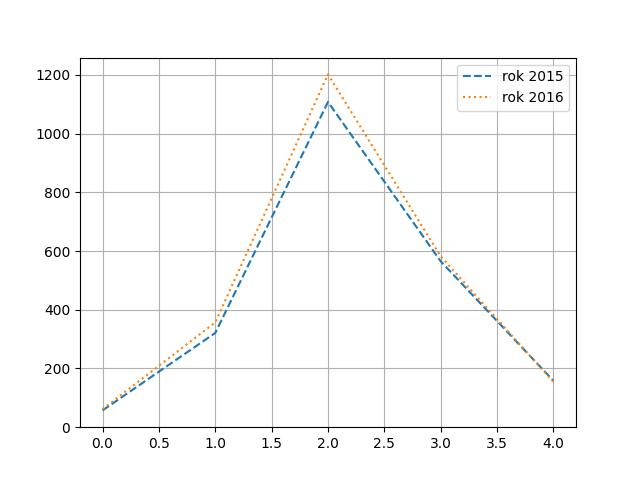

Write Python code to recreate this figure.
import matplotlib.pyplot as plt
import pandas as pd
import  numpy as np
df=pd.read_excel("turystyka1.xlsx").T
data=df[df[0]==2015][1]
data1=df[df[0]==2016][1]
print(data)
x=np.arange(0,len(data))
plt.plot(x,data,linestyle="--",label="rok 2015")
plt.plot(x,data1,linestyle=":",label="rok 2016")
plt.grid(True)
plt.legend()
plt.show()
